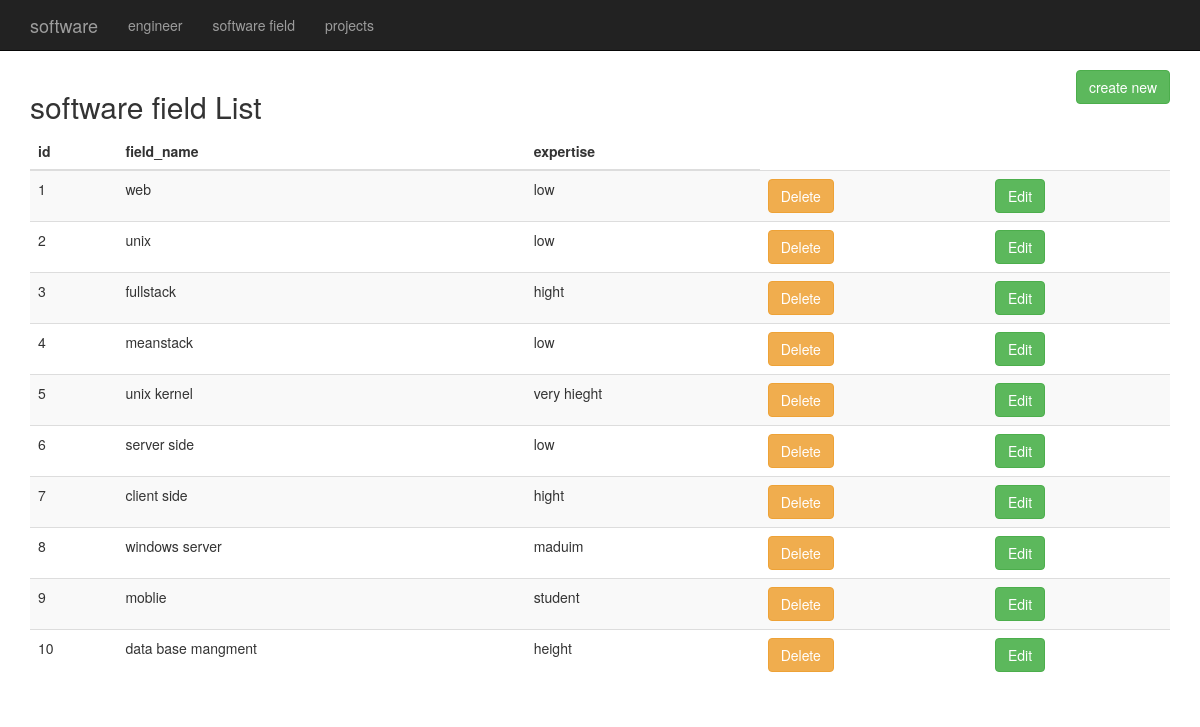
The app's page /?module=software_field&page=list with its own data.
### tables this page shows
CREATE TABLE `software_field` (
  `id` int(60) UNSIGNED NOT NULL,
  `field_name` varchar(30) NOT NULL,
  `expertise` varchar(30) NOT NULL
);

### inc/modules/software_field/list.php (the view)
<?php
$query="SELECT * FROM software_field";
$results = mysqli_query($conn, $query);
?>
  <div class="row">
    <div class="col-xs-8">
      <h2>software field List</h2>
    </div>
    <div class="col-xs-4">
      <a href="./?module=software_field&page=create">
        <button type="button" class="btn btn-success pull-right">create new</button>
      </a>
    </div>
    <div class="col-xs-12">
      <?php
if($results){
?>
      <table class="table table-striped">
        <thead>
          <tr>
            <th>id</th>
            <th>field_name</th>
            <th>expertise</th>
          </tr>
        </thead>
        <tbody>
          <?php
     while($row=mysqli_fetch_assoc($results)){
?>
            <tr>
              <td>
                <?=$row['id'];?>
              </td>
              <td>
                <?=$row['field_name'];?>
              </td>
              <td>
                <?=$row['expertise'];?>
              </td>
              <td>
                <a href="./?module=software_field&page=delete&id=<?php echo $row['id'];?>">
                  <button type="button" class="btn btn-warning">Delete</button>
                </a>
              </td>
              <td>
                <a href="./?module=software_field&page=update&id=<?php echo $row['id'];?>">
                  <button type="button" class="btn btn-success">Edit</button>
                </a>
              </td>
            </tr>
            <?php
     }
     ?>
        </tbody>
      </table>
      <?php
}else{
  include('inc/problem/no_results.php');
}
?>
    </div>
  </div>

### index.php (style rules this page uses)
body { padding-top: 70px; }

### records on screen
software_field: id "1", field_name "web", expertise "low"
software_field: id "2", field_name "unix", expertise "low"
software_field: id "3", field_name "fullstack", expertise "hight"
software_field: id "4", field_name "meanstack", expertise "low"
software_field: id "5", field_name "unix kernel", expertise "very hieght"
software_field: id "6", field_name "server side", expertise "low"
software_field: id "7", field_name "client side", expertise "hight"
software_field: id "8", field_name "windows server", expertise "maduim"
software_field: id "9", field_name "moblie", expertise "student"
software_field: id "10", field_name "data base mangment", expertise "height"
